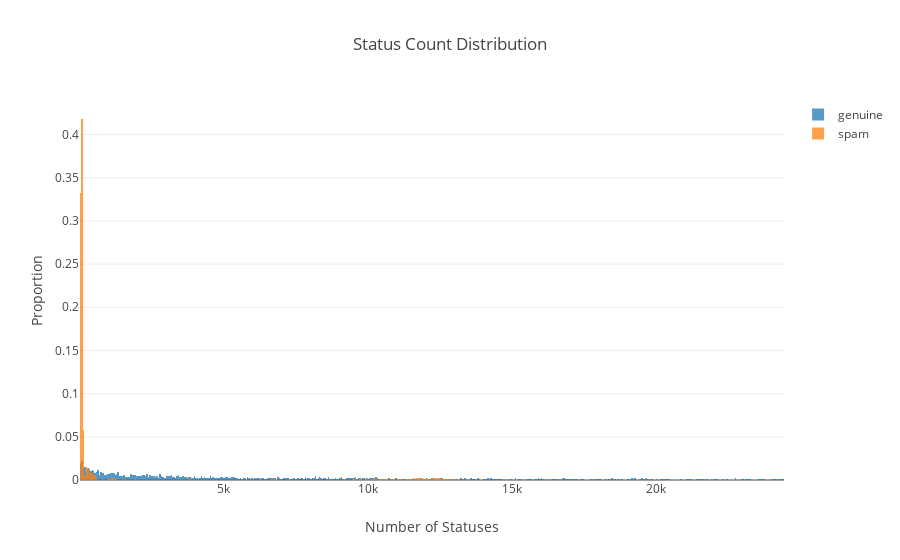

The code cell stored with this chart in its notebook:
### Markdown cell above
#### Status counts

### Code cell
trace = go.Histogram(x=real_users.statuses_count, xbins=dict(start=np.min(real_users.statuses_count), 
                                                              size=50, end=real_users.statuses_count.quantile(0.8)),
                     opacity=0.75, histnorm='probability', name='genuine')
trace2 = go.Histogram(x=spam_users.statuses_count, xbins=dict(start=np.min(real_users.statuses_count), 
                                                               size=50, end=real_users.statuses_count.quantile(0.8)), 
                      histnorm='probability', opacity=0.75, name='spam')
layout = dict(title='Status Count Distribution', xaxis=dict(title='Number of Statuses'), yaxis=dict(title='Proportion'), barmode='overlay')
fig = dict(data=[trace, trace2], layout=layout)
plotly.offline.iplot(fig)

### Figure 1 — Plotly figure (JSON) as saved in the notebook; plotly's stock layout.template omitted (floating-point values rounded to 4 significant figures; data arrays with more than 128 entries replaced by an {"elided": "..."} marker saying what was removed)
{"data": [{"histnorm": "probability", "name": "genuine", "opacity": 0.75, "type": "histogram", "x": {"elided": "3474 int values"}, "xbins": {"end": 24430.0, "size": 50, "start": 3}}, {"histnorm": "probability", "name": "spam", "opacity": 0.75, "type": "histogram", "x": {"elided": "4912 int values"}, "xbins": {"end": 24430.0, "size": 50, "start": 3}}], "layout": {"barmode": "overlay", "title": "Status Count Distribution", "xaxis": {"title": "Number of Statuses"}, "yaxis": {"title": "Proportion"}}}
